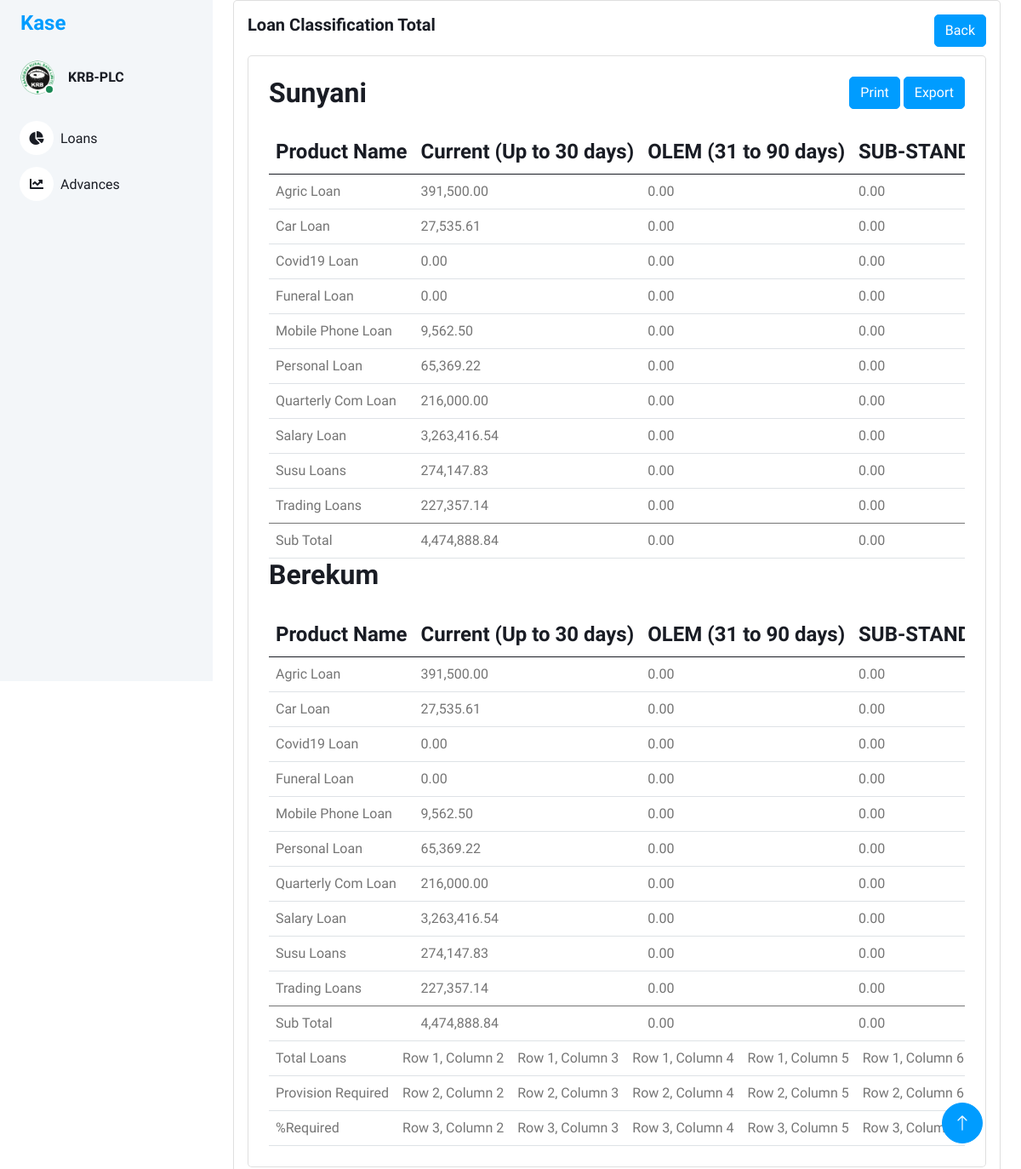
The page /loan_classification_total/1 on the database its author committed.
### models/loan_classification_files.py (models this page shows, shortened)
class LoanClassificationFiles(db.Model):
    id = db.Column(db.Integer, primary_key=True)
    branch_name = db.Column(db.String(100), nullable=False)
    loan_class_id = db.Column(db.String(100), nullable=True)
    filename = db.Column(db.String(100), nullable=True)

### models/loan_classification_items.py (models this page shows, shortened)
class LoanClassificationItems(db.Model):
    id = db.Column(db.Integer, primary_key=True)
    loan_class_file_id = db.Column(db.String(100), nullable=False)
    arrangement = db.Column(db.String(100), nullable=True)
    application_id = db.Column(db.String(100), nullable=True)
    company_branch = db.Column(db.String(100), nullable=True)
    account = db.Column(db.String(100), nullable=True)
    officer = db.Column(db.String(100), nullable=True)
    product_name = db.Column(db.String(100), nullable=True)
    customer = db.Column(db.String(100), nullable=True)
    customer_name = db.Column(db.String(100), nullable=True)
    opening_date = db.Column(db.String(100), nullable=True)
    first_pay_date = db.Column(db.String(100), nullable=True)
    maturity_date = db.Column(db.String(100), nullable=True)
    term = db.Column(db.String(100), nullable=True)
    ccy = db.Column(db.String(100), nullable=True)
    commitment = db.Column(db.String(100), nullable=True)
    principal = db.Column(db.String(100), nullable=True)
    due_date = db.Column(db.String(100), nullable=True)
    overdue = db.Column(db.String(100), nullable=True)
    resch_id = db.Column(db.String(100), nullable=True)
    status = db.Column(db.String(100), nullable=True)

### views/loan_classification.py (the view)
@bp.route('/loan_classification_total/<int:id>')
def loan_classification_total(id):
    loan_classification_uploads = LoanClassificationFiles.query.filter_by(loan_class_id=id).all()
    branches_data = {}  # Dictionary to store all branches data
    branches_column_data = {}
    default_classifications = {
        'Current (Up to 30 days)': {'Commitment': 0.00, 'Principal': 0.00, 'Count': 0},
        'OLEM (31 to 90 days)': {'Commitment': 0.00, 'Principal': 0.00, 'Count': 0},
        'SUB-STAND (91 to 180 days)': {'Commitment': 0.00, 'Principal': 0.00, 'Count': 0},
        'DOUTFUL (181 to 360 days)': {'Commitment': 0.00, 'Principal': 0.00, 'Count': 0},
        'LOSS (Over 360 days)': {'Commitment': 0.00, 'Principal': 0.00, 'Count': 0}
    }
    for classification in loan_classification_uploads:
        branch_name = classification.branch_name
        if branch_name not in branches_data:
            branches_data[branch_name] = {}
            branches_column_data[branch_name] = {
                'Current (Up to 30 days)':  0.00,
                'OLEM (31 to 90 days)' : 0.00,
                'SUB-STAND (91 to 180 days)':0.00,
                'DOUTFUL (181 to 360 days)': 0.00,
                'LOSS (Over 360 days)': 0.00
            }
        loan_classification_items = LoanClassificationItems.query.filter_by(loan_class_file_id=classification.id).all()
        for item in loan_classification_items:
            product_name = item.product_name
            if item.opening_date is None:
                continue
            loan_classification = classify_loan(item.maturity_date)
            if product_name not in branches_data[branch_name]:
                branches_data[branch_name][product_name] = deepcopy(default_classifications)
            branches_data[branch_name][product_name][loan_classification]['Commitment'] += float(item.principal.replace(',', ''))
            branches_data[branch_name][product_name][loan_classification]['Principal'] += float(item.principal.replace(',', ''))
            branches_data[branch_name][product_name][loan_classification]['Count'] += 1
            branches_column_data[branch_name][loan_classification] += round(float(item.principal.replace(',', '')),2)
            branches_data[branch_name][product_name][loan_classification]['Commitment'] = round(branches_data[branch_name][product_name][loan_classification]['Commitment'], 2)
            branches_data[branch_name][product_name][loan_classification]['Principal'] = round(branches_data[branch_name][product_name][loan_classification]['Principal'], 2)
    return render_template('loan_classification_total.html', branches_data=branches_data,id=id,branches_column_total=branches_column_data)

### views/loan_classification.py (called while the page is built)
def classify_loan(maturity_date_str):
    from datetime import datetime  # Make sure you've imported datetime here
    maturity_date = datetime.strptime(maturity_date_str, '%d-%b-%y').date()
    days_outstanding = (date.today() - maturity_date).days
    if days_outstanding <= 30:
        return 'Current (Up to 30 days)'
    elif 31 <= days_outstanding <= 90:
        return 'OLEM (31 to 90 days)'
    elif 91 <= days_outstanding <= 180:
        return 'SUB-STAND (91 to 180 days)'
    elif 181 <= days_outstanding <= 360:
        return 'DOUTFUL (181 to 360 days)'
    else:
        return 'LOSS (Over 360 days)'   # Adjusted key here

### templates/loan_classification_total.html (shortened to what this page needs)
<!DOCTYPE html>
<html lang="en">
<head>
    <link href="https://cdnjs.cloudflare.com/ajax/libs/font-awesome/5.10.0/css/all.min.css" rel="stylesheet">
    <link href="https://cdn.jsdelivr.net/npm/bootstrap-icons@1.4.1/font/bootstrap-icons.css" rel="stylesheet">
    <link href="{{ url_for('static', filename='lib/owlcarousel/assets/owl.carousel.min.css') }}" rel="stylesheet">
    <link href="{{ url_for('static', filename='lib/tempusdominus/css/tempusdominus-bootstrap-4.min.css') }}"
        rel="stylesheet" />
    <link href="{{ url_for('static',filename='css/bootstrap.min.css') }}" rel="stylesheet">
    <link href="{{ url_for('static', filename='css/style.css') }}" rel="stylesheet">
</head>
<body>
    <div class="container-xxl position-relative bg-white d-flex p-0">
        <div class="sidebar pe-4 pb-3">
            <nav class="navbar bg-light navbar-light">
                <a href="{{ url_for('main.index') }}" class="navbar-brand mx-4 mb-3">
                    <h4 class="text-primary">Kase</h4>
                </a>
                <div class="d-flex align-items-center ms-4 mb-4">
                    <div class="position-relative">
                        <img class="rounded-circle" src="{{ url_for('static',filename='img/krblogoBig.png') }}" alt=""
                            style="width: 40px; height: 40px;">
                        <div
                            class="bg-success rounded-circle border border-2 border-white position-absolute end-0 bottom-0 p-1">
                        </div>
                    </div>
                    <div class="ms-3">
                        <h6 class="mb-0">KRB-PLC</h6>
                    </div>
                </div>
                <div class="navbar-nav w-100">
                    <a href="{{ url_for('main.index') }}" class="nav-item nav-link"><i
                            class="fa fa-chart-pie me-2"></i>Loans
                    </a>
                    <a href="{{ url_for('returns.returns') }}" class="nav-item nav-link"><i
                            class="fa fa-chart-line me-2"></i>Advances</a>
                </div>
            </nav>
        </div>
        <div class="content">
            <div class="container-fluid">
                <div class="container-fluid">
                    <div class="card">
                        <div class="card-body">
                            <div class="d-flex justify-content-between">
                                <div>
                                    <h5 class="card-title fw-semibold mb-4">Loan Classification Total</h5>
                                </div>
                                <div>
                                    <a href="{{ url_for('loan_classification.loan_classification_uploads', id=id )}}"
                                        class="btn btn-primary">Back</a>
                                </div>
                            </div>
                            <div class="card w-100">
                                <div class="card-body p-4">
                                    {% for branch_name, products in branches_data.items() %}
                                    <div class="d-flex justify-content-between">
                                        <div>
                                            <h2 class="card-title fw-semibold mb-4">{{ branch_name }} </h2>
                                        </div>
                                        <div>
                                            {% if loop.first %}
                                            <a href="#" class="btn btn-primary">Print</a>
                                            <a href="#" class="btn btn-primary">Export</a>
                                            {% endif %}
                                        </div>
                                    </div>
                                    <div class="table-responsive">
                                        <table class="table text-nowrap mb-0 align-middle">
                                            <thead class="text-dark fs-4">
                                                <tr>
                                                    <th>Product Name</th>
                                                    <th>Current (Up to 30 days)</th>
                                                    <th>OLEM (31 to 90 days)</th>
                                                    <th>SUB-STAND (91 to 180 days)</th>
                                                </tr>
                                            </thead>
                                            <tbody>
                                                {% for product_name, classifications in products.items()%}
                                                    <tr>
                                                        <td>{{ product_name }}</td>
                                                        <td>{{ "{:,.2f}".format(classifications['Current (Up to 30 days)']['Commitment']) }}</td>
                                                        <td>{{ "{:,.2f}".format(classifications['OLEM (31 to 90 days)']['Commitment']) }}</td>
                                                        <td>{{ "{:,.2f}".format(classifications['SUB-STAND (91 to 180 days)']['Commitment']) }}</td>
                                                    </tr>
                                                {% endfor %}
                                            </tbody>
                                            <tfoot>
                                                <tr>
                                                    <td>Sub Total</td>
                                                    <td>{{ "{:,.2f}".format(branches_column_total[branch_name]['Current (Up to 30 days)']) }}</td>
                                                    <td>{{ "{:,.2f}".format(branches_column_total[branch_name]['OLEM (31 to 90 days)']) }}</td>
                                                    <td>{{ "{:,.2f}".format(branches_column_total[branch_name]['SUB-STAND (91 to 180 days)']) }}</td>
                                                </tr>
                                            </tfoot>
                                        </table>
                                    </div>
                                    {% endfor %}
                                    <div class="table-responsive">
                                        <table class="table text-nowrap mb-0 align-middle">
                                            <tr>
                                              <td>Total Loans</td>
                                              <td>Row 1, Column 2</td>
                                              <td>Row 1, Column 3</td>
                                              <td>Row 1, Column 4</td>
                                              <td>Row 1, Column 5</td>
                                              <td>Row 1, Column 6</td>
                                            </tr>
                                            <tr>
                                              <td>Provision Required</td>
                                              <td>Row 2, Column 2</td>
                                              <td>Row 2, Column 3</td>
                                              <td>Row 2, Column 4</td>
                                              <td>Row 2, Column 5</td>
                                              <td>Row 2, Column 6</td>
                                            </tr>
                                            <tr>
                                              <td>%Required</td>
                                              <td>Row 3, Column 2</td>
                                              <td>Row 3, Column 3</td>
                                              <td>Row 3, Column 4</td>
                                              <td>Row 3, Column 5</td>
                                              <td>Row 3, Column 6</td>
                                            </tr>
                                          </table>
                                    </div>
                                </div>
                            </div>
                        </div>
                    </div>
                </div>
            </div>
            <a href="#" class="btn btn-lg btn-primary btn-lg-square back-to-top"><i class="bi bi-arrow-up"></i></a>
        </div>
    </div>
</body>
</html>

### static/css/style.css (style rules this page uses)
:root { --primary: #009CFF; --light: #F3F6F9; --dark: #191C24; }
.back-to-top { position: fixed; display: none; right: 45px; bottom: 45px; z-index: 99; }
.btn { transition: .5s; }
.btn.btn-primary { color: #FFFFFF; }
.btn-lg-square { width: 48px; height: 48px; }
.btn-square, .btn-sm-square, .btn-lg-square { padding: 0; display: inline-flex; align-items: center; justify-content: center; font-weight: normal; border-radius: 50px; }
.sidebar { position: fixed; top: 0; left: 0; bottom: 0; width: 250px; height: 100vh; overflow-y: auto; background: var(--light); transition: 0.5s; z-index: 999; }
.content { margin-left: 250px; min-height: 100vh; background: #FFFFFF; transition: 0.5s; }
@media (min-width: 992px) { .sidebar { margin-left: 0; } }
@media (min-width: 992px) { .content { width: calc(100% - 250px); } }
.sidebar .navbar .navbar-nav .nav-link { padding: 7px 20px; color: var(--dark); font-weight: 500; border-left: 3px solid var(--light); border-radius: 0 30px 30px 0; outline: none; }
.sidebar .navbar .navbar-nav .nav-link i { width: 40px; height: 40px; display: inline-flex; align-items: center; justify-content: center; background: #FFFFFF; border-radius: 40px; }

### rows shown on the page
LoanClassificationFiles: branch_name "Sunyani", shows "Print", branch_name "4,474,888.84", branch_name "0.00"
LoanClassificationItems: product_name "Agric Loan", classifications "391,500.00", classifications "0.00"
LoanClassificationItems: product_name "Car Loan", classifications "27,535.61", classifications "0.00"
LoanClassificationItems: product_name "Covid19 Loan", classifications "0.00"
LoanClassificationItems: product_name "Funeral Loan", classifications "0.00"
LoanClassificationItems: product_name "Mobile Phone Loan", classifications "9,562.50", classifications "0.00"
LoanClassificationItems: product_name "Personal Loan", classifications "65,369.22", classifications "0.00"
LoanClassificationItems: product_name "Quarterly Com Loan", classifications "216,000.00", classifications "0.00"
LoanClassificationItems: product_name "Salary Loan", classifications "3,263,416.54", classifications "0.00"
LoanClassificationItems: product_name "Susu Loans", principal "274,147.83", classifications "0.00"
LoanClassificationItems: product_name "Trading Loans", classifications "227,357.14", classifications "0.00"
LoanClassificationFiles: branch_name "Berekum", branch_name "4,474,888.84", branch_name "0.00"
LoanClassificationItems: product_name "Agric Loan", classifications "391,500.00", classifications "0.00"
LoanClassificationItems: product_name "Car Loan", classifications "27,535.61", classifications "0.00"
LoanClassificationItems: product_name "Covid19 Loan", classifications "0.00"
LoanClassificationItems: product_name "Funeral Loan", classifications "0.00"
LoanClassificationItems: product_name "Mobile Phone Loan", classifications "9,562.50", classifications "0.00"
LoanClassificationItems: product_name "Personal Loan", classifications "65,369.22", classifications "0.00"
LoanClassificationItems: product_name "Quarterly Com Loan", classifications "216,000.00", classifications "0.00"
LoanClassificationItems: product_name "Salary Loan", classifications "3,263,416.54", classifications "0.00"
LoanClassificationItems: product_name "Susu Loans", principal "274,147.83", classifications "0.00"
LoanClassificationItems: product_name "Trading Loans", classifications "227,357.14", classifications "0.00"
